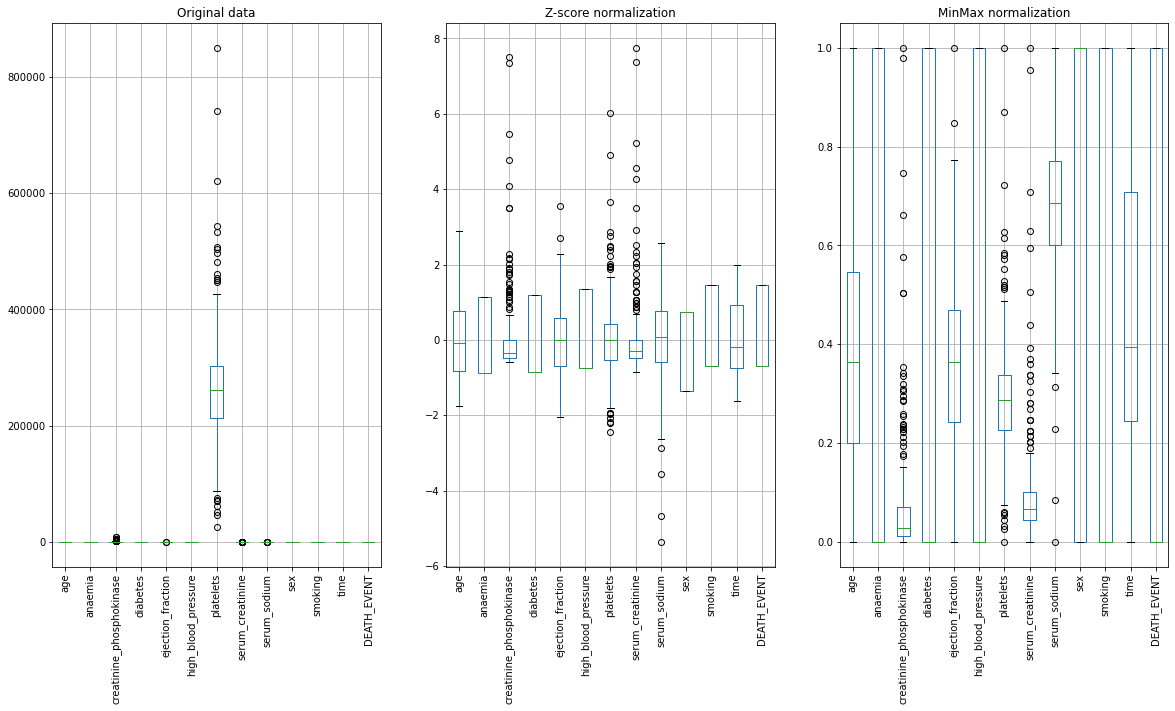

Recreate this plot in Python.
# -*- coding: utf-8 -*-
import pandas as pd
import numpy as np
from pandas.plotting import register_matplotlib_converters
from sklearn.preprocessing import StandardScaler, MinMaxScaler
register_matplotlib_converters()

def scale_heart(data):
    
    # print(data.describe(include='all'))
    transf = StandardScaler(with_mean=True, with_std=True, copy=True).fit(data)
    norm_data_zscore = pd.DataFrame(transf.transform(data), columns= data.columns)
    # norm_data_zscore.describe(include='all')
    
    transf = MinMaxScaler(feature_range=(0, 1), copy=True).fit(data)
    norm_data_minmax = pd.DataFrame(transf.transform(data), columns= data.columns)
    # norm_data_minmax.describe(include='all')
    return norm_data_zscore, norm_data_minmax


data = pd.read_csv('data/heart_failure_clinical_records_dataset.csv')
norm_data_zscore, norm_data_minmax = scale_heart(data)

import matplotlib.pyplot as plt
fig, axs = plt.subplots(1, 3, figsize=(20,10),squeeze=False)
axs[0, 0].set_title('Original data')
data.boxplot(ax=axs[0, 0])
axs[0, 0].tick_params(axis='x', labelrotation=90)
axs[0, 1].set_title('Z-score normalization')
norm_data_zscore.boxplot(ax=axs[0, 1])
axs[0, 1].tick_params(axis='x', labelrotation=90)
axs[0, 2].set_title('MinMax normalization')
norm_data_minmax.boxplot(ax=axs[0, 2])
axs[0, 2].tick_params(axis='x', labelrotation=90)
# plt.xticks(rotation= 90)
plt.show()
